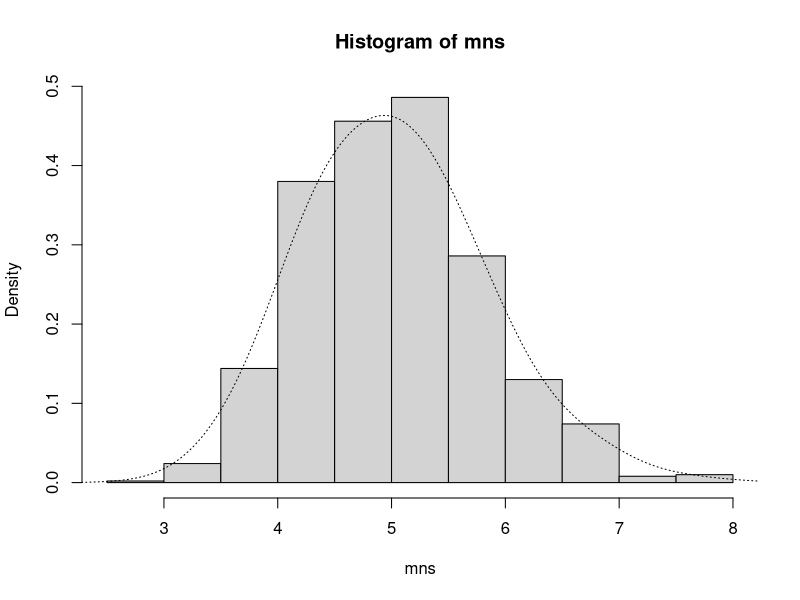
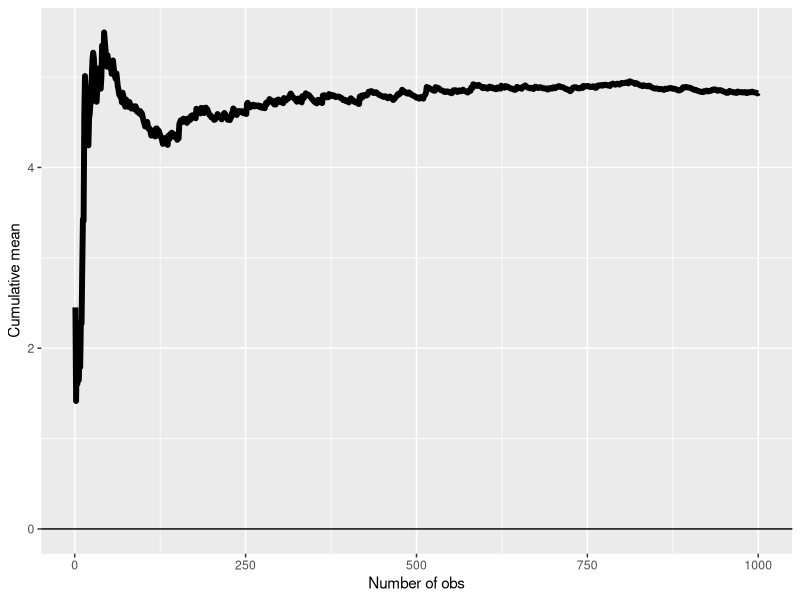
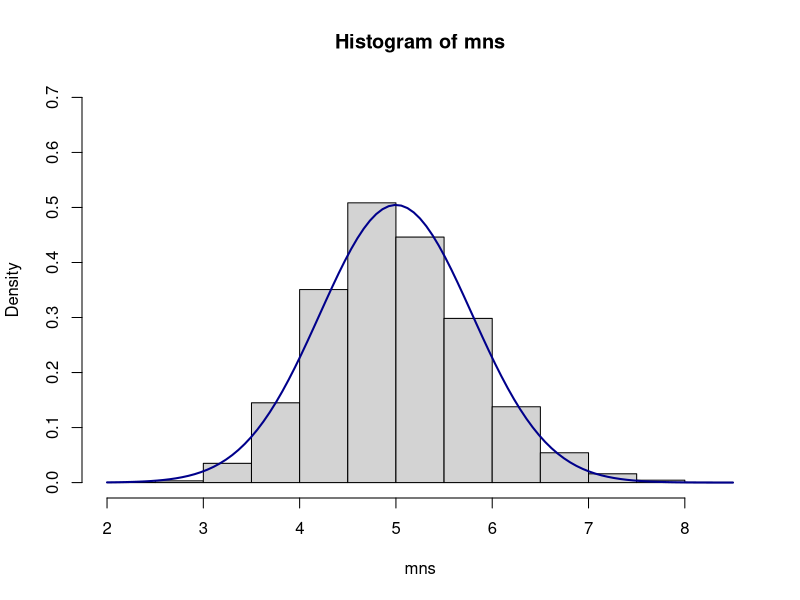

The R source for these figures, in order:
## ---- chunk 1
#Set variables for exponential distribution
lambda = 0.2
n = 40
## ---- chunk 2
mns = NULL
for (i in 1 : 1000) mns = c(mns, mean(rexp(n,lambda)))
hist(mns,prob=TRUE)
lines(density(mns, adjust=2), lty="dotted")
## ---- chunk 3
m <- 1000; means <- cumsum(rexp(m,0.2)) / (1  : m); library(ggplot2)
g <- ggplot(data.frame(x = 1 : m, y = means), aes(x = x, y = y)) 
g <- g + geom_hline(yintercept = 0) + geom_line(size = 2) 
g <- g + labs(x = "Number of obs", y = "Cumulative mean")
g
## ---- chunk 4
theo_mean <- 1/lambda ##lambda = 0.2
theo_mean
## ---- chunk 5
mean(mns)
## ---- chunk 6
theo_var <- (1/lambda)^2
theo_sam_var <- theo_var/n #n = 40 (the number of samples)
theo_sam_var
## ---- chunk 7
var(mns)
## ---- chunk 8
mns = NULL
for (i in 1 : 10000) mns = c(mns, mean(rexp(n,lambda)))
hist(mns,prob=TRUE,ylim=c(0, 0.7))
m <- 1/lambda
ssdev <- 1/lambda/sqrt(n)
curve(dnorm(x, mean=m, sd=ssdev), 
      col="darkblue", lwd=2, add=TRUE, yaxt="n")
